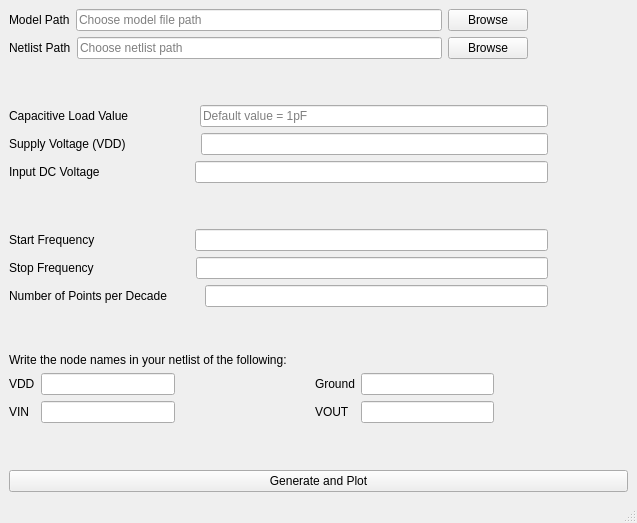
<?xml version="1.0" encoding="UTF-8"?>
<ui version="4.0">
 <class>MainWindow_se</class>
 <widget class="QMainWindow" name="MainWindow_se">
  <property name="geometry">
   <rect>
    <x>0</x>
    <y>0</y>
    <width>637</width>
    <height>523</height>
   </rect>
  </property>
  <property name="windowTitle">
   <string>Single Ended Input Single Ended Output OTA</string>
  </property>
  <widget class="QWidget" name="centralwidget">
   <layout class="QGridLayout" name="gridLayout_2">
    <item row="0" column="0">
     <layout class="QVBoxLayout" name="verticalLayout">
      <item>
       <layout class="QVBoxLayout" name="input_paths_layout">
        <item>
         <layout class="QHBoxLayout" name="Model_path_layout">
          <item>
           <widget class="QLabel" name="Model_path_label_se_se">
            <property name="text">
             <string>Model Path</string>
            </property>
           </widget>
          </item>
          <item>
           <widget class="QLineEdit" name="model_path_lineEdit_se_se">
            <property name="placeholderText">
             <string>Choose model file path</string>
            </property>
           </widget>
          </item>
          <item>
           <widget class="QPushButton" name="model_path_browse_button_se_se">
            <property name="text">
             <string>Browse</string>
            </property>
           </widget>
          </item>
          <item>
           <spacer name="horizontalSpacer">
            <property name="orientation">
             <enum>Qt::Horizontal</enum>
            </property>
            <property name="sizeType">
             <enum>QSizePolicy::Preferred</enum>
            </property>
            <property name="sizeHint" stdset="0">
             <size>
              <width>100</width>
              <height>20</height>
             </size>
            </property>
           </spacer>
          </item>
         </layout>
        </item>
        <item>
         <layout class="QHBoxLayout" name="Netlist_path_layout">
          <item>
           <widget class="QLabel" name="netlist_path_label">
            <property name="text">
             <string>Netlist Path</string>
            </property>
           </widget>
          </item>
          <item>
           <widget class="QLineEdit" name="netlist_path_lineEdit_se_se">
            <property name="placeholderText">
             <string>Choose netlist path</string>
            </property>
           </widget>
          </item>
          <item>
           <widget class="QPushButton" name="Netlist_path_browse_button_se_se">
            <property name="text">
             <string>Browse</string>
            </property>
           </widget>
          </item>
          <item>
           <spacer name="horizontalSpacer_2">
            <property name="orientation">
             <enum>Qt::Horizontal</enum>
            </property>
            <property name="sizeType">
             <enum>QSizePolicy::Preferred</enum>
            </property>
            <property name="sizeHint" stdset="0">
             <size>
              <width>100</width>
              <height>20</height>
             </size>
            </property>
           </spacer>
          </item>
         </layout>
        </item>
       </layout>
      </item>
      <item>
       <spacer name="verticalSpacer">
        <property name="orientation">
         <enum>Qt::Vertical</enum>
        </property>
        <property name="sizeHint" stdset="0">
         <size>
          <width>20</width>
          <height>40</height>
         </size>
        </property>
       </spacer>
      </item>
      <item>
       <layout class="QHBoxLayout" name="Capacitive_load_layout">
        <item>
         <widget class="QLabel" name="capacitive_load_label">
          <property name="text">
           <string>Capacitive Load Value</string>
          </property>
         </widget>
        </item>
        <item>
         <spacer name="horizontalSpacer_3">
          <property name="orientation">
           <enum>Qt::Horizontal</enum>
          </property>
          <property name="sizeType">
           <enum>QSizePolicy::Preferred</enum>
          </property>
          <property name="sizeHint" stdset="0">
           <size>
            <width>65</width>
            <height>20</height>
           </size>
          </property>
         </spacer>
        </item>
        <item>
         <widget class="QLineEdit" name="Capacitive_load_lineedit_se_se">
          <property name="placeholderText">
           <string>Default value = 1pF</string>
          </property>
         </widget>
        </item>
        <item>
         <spacer name="horizontalSpacer_4">
          <property name="orientation">
           <enum>Qt::Horizontal</enum>
          </property>
          <property name="sizeType">
           <enum>QSizePolicy::Preferred</enum>
          </property>
          <property name="sizeHint" stdset="0">
           <size>
            <width>80</width>
            <height>20</height>
           </size>
          </property>
         </spacer>
        </item>
       </layout>
      </item>
      <item>
       <layout class="QHBoxLayout" name="VINCM_layout">
        <item>
         <widget class="QLabel" name="supply_voltage_label">
          <property name="text">
           <string>Supply Voltage (VDD)</string>
          </property>
         </widget>
        </item>
        <item>
         <spacer name="horizontalSpacer_7">
          <property name="orientation">
           <enum>Qt::Horizontal</enum>
          </property>
          <property name="sizeType">
           <enum>QSizePolicy::Preferred</enum>
          </property>
          <property name="sizeHint" stdset="0">
           <size>
            <width>69</width>
            <height>20</height>
           </size>
          </property>
         </spacer>
        </item>
        <item>
         <widget class="QLineEdit" name="supply_voltage_lineedit_se_se"/>
        </item>
        <item>
         <spacer name="horizontalSpacer_8">
          <property name="orientation">
           <enum>Qt::Horizontal</enum>
          </property>
          <property name="sizeType">
           <enum>QSizePolicy::Preferred</enum>
          </property>
          <property name="sizeHint" stdset="0">
           <size>
            <width>80</width>
            <height>20</height>
           </size>
          </property>
         </spacer>
        </item>
       </layout>
      </item>
      <item>
       <layout class="QHBoxLayout" name="supply_voltage_layout">
        <item>
         <widget class="QLabel" name="VINCM_label">
          <property name="text">
           <string>Input DC Voltage</string>
          </property>
         </widget>
        </item>
        <item>
         <spacer name="horizontalSpacer_5">
          <property name="orientation">
           <enum>Qt::Horizontal</enum>
          </property>
          <property name="sizeType">
           <enum>QSizePolicy::Preferred</enum>
          </property>
          <property name="sizeHint" stdset="0">
           <size>
            <width>89</width>
            <height>20</height>
           </size>
          </property>
         </spacer>
        </item>
        <item>
         <widget class="QLineEdit" name="VINCM_lineedit_se_se"/>
        </item>
        <item>
         <spacer name="horizontalSpacer_6">
          <property name="orientation">
           <enum>Qt::Horizontal</enum>
          </property>
          <property name="sizeType">
           <enum>QSizePolicy::Preferred</enum>
          </property>
          <property name="sizeHint" stdset="0">
           <size>
            <width>80</width>
            <height>20</height>
           </size>
          </property>
         </spacer>
        </item>
       </layout>
      </item>
      <item>
       <spacer name="verticalSpacer_2">
        <property name="orientation">
         <enum>Qt::Vertical</enum>
        </property>
        <property name="sizeHint" stdset="0">
         <size>
          <width>20</width>
          <height>40</height>
         </size>
        </property>
       </spacer>
      </item>
      <item>
       <layout class="QHBoxLayout" name="Start_freq_layout">
        <item>
         <widget class="QLabel" name="start_freq_label">
          <property name="text">
           <string>Start Frequency</string>
          </property>
         </widget>
        </item>
        <item>
         <spacer name="horizontalSpacer_9">
          <property name="orientation">
           <enum>Qt::Horizontal</enum>
          </property>
          <property name="sizeType">
           <enum>QSizePolicy::Preferred</enum>
          </property>
          <property name="sizeHint" stdset="0">
           <size>
            <width>94</width>
            <height>20</height>
           </size>
          </property>
         </spacer>
        </item>
        <item>
         <widget class="QLineEdit" name="start_freq_lineEdit_se_se"/>
        </item>
        <item>
         <spacer name="horizontalSpacer_10">
          <property name="orientation">
           <enum>Qt::Horizontal</enum>
          </property>
          <property name="sizeType">
           <enum>QSizePolicy::Preferred</enum>
          </property>
          <property name="sizeHint" stdset="0">
           <size>
            <width>80</width>
            <height>20</height>
           </size>
          </property>
         </spacer>
        </item>
       </layout>
      </item>
      <item>
       <layout class="QHBoxLayout" name="stop_freq_layout">
        <item>
         <widget class="QLabel" name="stop_freq_label">
          <property name="text">
           <string>Stop Frequency</string>
          </property>
         </widget>
        </item>
        <item>
         <spacer name="horizontalSpacer_11">
          <property name="orientation">
           <enum>Qt::Horizontal</enum>
          </property>
          <property name="sizeType">
           <enum>QSizePolicy::Preferred</enum>
          </property>
          <property name="sizeHint" stdset="0">
           <size>
            <width>96</width>
            <height>20</height>
           </size>
          </property>
         </spacer>
        </item>
        <item>
         <widget class="QLineEdit" name="stop_freq_lineEdit_se_se"/>
        </item>
        <item>
         <spacer name="horizontalSpacer_12">
          <property name="orientation">
           <enum>Qt::Horizontal</enum>
          </property>
          <property name="sizeType">
           <enum>QSizePolicy::Preferred</enum>
          </property>
          <property name="sizeHint" stdset="0">
           <size>
            <width>80</width>
            <height>20</height>
           </size>
          </property>
         </spacer>
        </item>
       </layout>
      </item>
      <item>
       <layout class="QHBoxLayout" name="no_of_points_layout">
        <item>
         <widget class="QLabel" name="no_of_points_label">
          <property name="text">
           <string>Number of Points per Decade</string>
          </property>
         </widget>
        </item>
        <item>
         <spacer name="horizontalSpacer_13">
          <property name="orientation">
           <enum>Qt::Horizontal</enum>
          </property>
          <property name="sizeType">
           <enum>QSizePolicy::Preferred</enum>
          </property>
          <property name="sizeHint" stdset="0">
           <size>
            <width>32</width>
            <height>20</height>
           </size>
          </property>
         </spacer>
        </item>
        <item>
         <widget class="QLineEdit" name="no_of_points_lineedit_se_se"/>
        </item>
        <item>
         <spacer name="horizontalSpacer_14">
          <property name="orientation">
           <enum>Qt::Horizontal</enum>
          </property>
          <property name="sizeType">
           <enum>QSizePolicy::Preferred</enum>
          </property>
          <property name="sizeHint" stdset="0">
           <size>
            <width>80</width>
            <height>20</height>
           </size>
          </property>
         </spacer>
        </item>
       </layout>
      </item>
      <item>
       <spacer name="verticalSpacer_3">
        <property name="orientation">
         <enum>Qt::Vertical</enum>
        </property>
        <property name="sizeHint" stdset="0">
         <size>
          <width>20</width>
          <height>40</height>
         </size>
        </property>
       </spacer>
      </item>
      <item>
       <layout class="QHBoxLayout" name="message_layout">
        <item>
         <widget class="QLabel" name="message_label">
          <property name="text">
           <string>Write the node names in your netlist of the following:</string>
          </property>
         </widget>
        </item>
       </layout>
      </item>
      <item>
       <layout class="QGridLayout" name="netlist_points_layout">
        <item row="0" column="2">
         <spacer name="horizontalSpacer_18">
          <property name="orientation">
           <enum>Qt::Horizontal</enum>
          </property>
          <property name="sizeHint" stdset="0">
           <size>
            <width>40</width>
            <height>20</height>
           </size>
          </property>
         </spacer>
        </item>
        <item row="0" column="4">
         <widget class="QLineEdit" name="ground_lineedit_se_se"/>
        </item>
        <item row="1" column="4">
         <widget class="QLineEdit" name="VOUT_lineedit_se_se"/>
        </item>
        <item row="1" column="5">
         <spacer name="horizontalSpacer_22">
          <property name="orientation">
           <enum>Qt::Horizontal</enum>
          </property>
          <property name="sizeHint" stdset="0">
           <size>
            <width>40</width>
            <height>20</height>
           </size>
          </property>
         </spacer>
        </item>
        <item row="1" column="1">
         <widget class="QLineEdit" name="VIN_lineedit_se_se"/>
        </item>
        <item row="0" column="0">
         <widget class="QLabel" name="VDD_label">
          <property name="text">
           <string>VDD</string>
          </property>
         </widget>
        </item>
        <item row="0" column="3">
         <widget class="QLabel" name="Ground_label">
          <property name="text">
           <string>Ground</string>
          </property>
         </widget>
        </item>
        <item row="0" column="5">
         <spacer name="horizontalSpacer_21">
          <property name="orientation">
           <enum>Qt::Horizontal</enum>
          </property>
          <property name="sizeHint" stdset="0">
           <size>
            <width>40</width>
            <height>20</height>
           </size>
          </property>
         </spacer>
        </item>
        <item row="1" column="2">
         <spacer name="horizontalSpacer_19">
          <property name="orientation">
           <enum>Qt::Horizontal</enum>
          </property>
          <property name="sizeHint" stdset="0">
           <size>
            <width>40</width>
            <height>20</height>
           </size>
          </property>
         </spacer>
        </item>
        <item row="1" column="0">
         <widget class="QLabel" name="VINN_label">
          <property name="text">
           <string>VIN</string>
          </property>
         </widget>
        </item>
        <item row="1" column="3">
         <widget class="QLabel" name="VINP_label">
          <property name="text">
           <string>VOUT</string>
          </property>
         </widget>
        </item>
        <item row="0" column="1">
         <widget class="QLineEdit" name="VDD_lineedit_se_se"/>
        </item>
       </layout>
      </item>
     </layout>
    </item>
    <item row="1" column="0">
     <spacer name="verticalSpacer_4">
      <property name="orientation">
       <enum>Qt::Vertical</enum>
      </property>
      <property name="sizeHint" stdset="0">
       <size>
        <width>20</width>
        <height>40</height>
       </size>
      </property>
     </spacer>
    </item>
    <item row="2" column="0">
     <widget class="QPushButton" name="generate_and_plot_button_se_se">
      <property name="text">
       <string>Generate and Plot</string>
      </property>
     </widget>
    </item>
   </layout>
  </widget>
  <widget class="QMenuBar" name="menubar">
   <property name="geometry">
    <rect>
     <x>0</x>
     <y>0</y>
     <width>637</width>
     <height>21</height>
    </rect>
   </property>
  </widget>
  <widget class="QStatusBar" name="statusbar"/>
 </widget>
 <tabstops>
  <tabstop>model_path_lineEdit_se_se</tabstop>
  <tabstop>model_path_browse_button_se_se</tabstop>
  <tabstop>netlist_path_lineEdit_se_se</tabstop>
  <tabstop>Netlist_path_browse_button_se_se</tabstop>
  <tabstop>Capacitive_load_lineedit_se_se</tabstop>
  <tabstop>supply_voltage_lineedit_se_se</tabstop>
  <tabstop>VINCM_lineedit_se_se</tabstop>
  <tabstop>start_freq_lineEdit_se_se</tabstop>
  <tabstop>stop_freq_lineEdit_se_se</tabstop>
  <tabstop>no_of_points_lineedit_se_se</tabstop>
  <tabstop>VDD_lineedit_se_se</tabstop>
  <tabstop>ground_lineedit_se_se</tabstop>
  <tabstop>VIN_lineedit_se_se</tabstop>
  <tabstop>VOUT_lineedit_se_se</tabstop>
  <tabstop>generate_and_plot_button_se_se</tabstop>
 </tabstops>
 <resources/>
 <connections/>
</ui>
